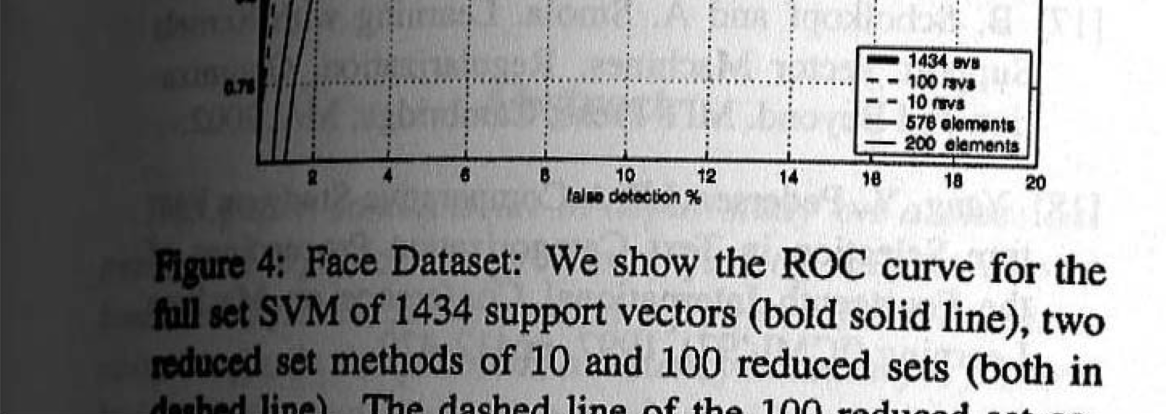
#> input picture Computer_Vision/Reference/Implementation /data/doc_1.png, 2332 x 828 px (shown at 1/2 size)
$ jupyter execute 'Binarization of Badly Illuminated Document Images through Shading Estimation and Compensation.ipynb'   (shell and % lines are left out)
#> lines starting #> are read from the running program, lines starting #| are printed output that depends on the picture; long printed decimals are rounded
# Binarization of Badly Illuminated Document Images through Shading Estimation and Compensation

[cell 1]
import sys

import cv2
print("OpenCV version:", cv2.__version__)
import matplotlib.pyplot as plt
import matplotlib
print("Matplotlib.Pyplot", matplotlib.__version__)
import numpy as np
print("Numpy version:", np.__version__)

import math
from scipy import signal
import scipy

from mpl_toolkits.mplot3d import Axes3D
from matplotlib import cm
from matplotlib.ticker import LinearLocator, FormatStrFormatter

# 用于在 Jupyter Notebook 内部显示图片

def readRGB(filename: str):
    # 读入一个 RGB 图像
    blue, green, red = cv2.split( cv2.imread(filename) )
    return cv2.merge( (red, green, blue) )

def readGRAY(filename: str):
    # 读入一个单通道灰度图
#> called with filename = 'data/doc_1.png'
    return cv2.imread(filename, cv2.IMREAD_GRAYSCALE)
#> returned value: shape (828, 2332); min 0, max 255, mean 146

def show(pic_1, pic_2=None, pic_3=None, msg_1="Ori", msg_2="PIC_2", msg_3="PIC_3"):
    # 未优化
    # 传入图片均为 灰度图像
    if pic_3 is None:
        if pic_2 is None:
            plt.figure(figsize=(10, 10))
            plt.imshow(pic_1, cmap='gray')
            plt.title(msg_1)
            plt.xticks([])
            plt.yticks([])
            return
        else:
            plt.figure(figsize=(10, 10))
            plt.subplot(121)
            plt.imshow(pic_1, cmap='gray')
            plt.title(msg_1)
            plt.xticks([])
            plt.yticks([])
            plt.subplot(122)
            plt.imshow(pic_2, cmap='gray')
            plt.title(msg_2)
            plt.xticks([])
            plt.yticks([])
    else:
        plt.figure(figsize=(10, 10))
        plt.subplot(131)
        plt.imshow(pic_1, cmap='gray')
        plt.title(msg_1)
        plt.xticks([])
        plt.yticks([])
        plt.subplot(132)
        plt.imshow(pic_2, cmap='gray')
        plt.title(msg_2)
        plt.xticks([])
        plt.yticks([])
        plt.subplot(133)
        plt.imshow(pic_3, cmap='gray')
        plt.title(msg_3)
        plt.xticks([])
        plt.yticks([])
    plt.savefig('CV_TEST.png', dpi=500)

> 摘要：这篇文章介绍了一种二值化图片的方法：将文字从恶劣光照文档中提取出来；
- 文档通常在一个平整或光滑的表面；
- 背景颜色通常是均匀的；
我们可以使用平滑多项式曲面对照明不良的文档图像进行二值化，从而估计着色变化，并根据古籍的颜色不长

# Figure 1

[cell 2]
import matplotlib.pyplot as plt
from matplotlib import cm
from matplotlib.ticker import LinearLocator, FormatStrFormatter
import numpy as np
import cv2

fig = plt.figure(figsize=(10, 10))
ax = fig.add_subplot(projection='3d')

# Make data.
X = np.arange(0, 829, 1)
Y = np.arange(0, 829, 1)
X, Y = np.meshgrid(X, Y)
img = cv2.resize(readGRAY('data/doc_1.png'), (829, 829))

surf = ax.plot_surface(X, Y, img,

                       cmap=cm.gist_gray,
                       rstride = 10, cstride = 10,
                       linewidth=0,
                       antialiased=False
                      )

# Customize the z axis.
ax.set_zlim(0, 255)  # z轴的取值范围
ax.zaxis.set_major_locator(LinearLocator(10))
ax.zaxis.set_major_formatter(FormatStrFormatter('%d'))

ax.elev = 10
ax.azim = 240

ax.set_zlabel("Grayscale")
ax.set_xlabel("Columns")
ax.set_ylabel("Rows")

plt.show()
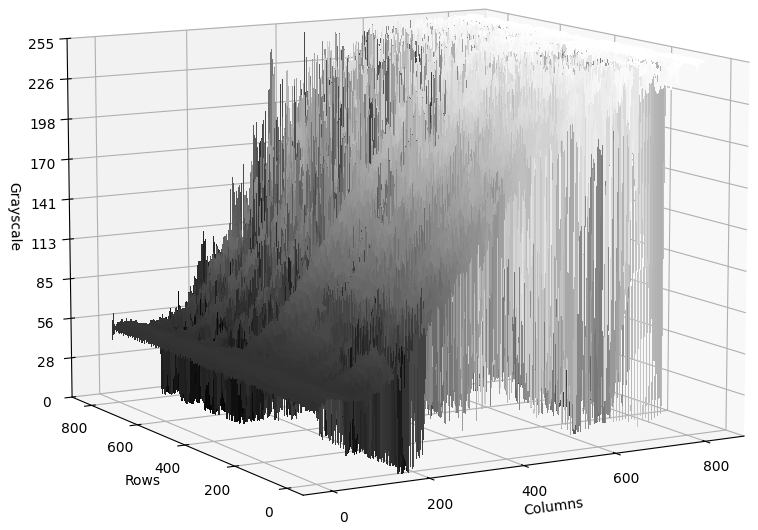
#> figure drawn by matplotlib, 1 panel

[cell 3]
show(img)

[cell 4]
def sgolay2d ( z, window_size, order, derivative=None):
    """
    """
#> called with window_size = 829, order = 3
    # number of terms in the polynomial expression
    n_terms = ( order + 1 ) * ( order + 2)  / 2.0

    if  window_size % 2 == 0:
        raise ValueError('window_size must be odd')

    if window_size**2 < n_terms:
        raise ValueError('order is too high for the window size')

    half_size = window_size // 2

    # exponents of the polynomial.
    # p(x,y) = a0 + a1*x + a2*y + a3*x^2 + a4*y^2 + a5*x*y + ...
    # this line gives a list of two item tuple. Each tuple contains
    # the exponents of the k-th term. First element of tuple is for x
    # second element for y.
    # Ex. exps = [(0,0), (1,0), (0,1), (2,0), (1,1), (0,2), ...]
    exps = [ (k-n, n) for k in range(order+1) for n in range(k+1) ]

    # coordinates of points
    ind = np.arange(-half_size, half_size+1, dtype=np.float64)
    dx = np.repeat( ind, window_size )
    dy = np.tile( ind, [window_size, 1]).reshape(window_size**2, )

    # build matrix of system of equation
    A = np.empty( (window_size**2, len(exps)) )
    for i, exp in enumerate( exps ):
        A[:,i] = (dx**exp[0]) * (dy**exp[1])

    # pad input array with appropriate values at the four borders
    new_shape = z.shape[0] + 2*half_size, z.shape[1] + 2*half_size
#> new_shape = (1657, 1657)
    Z = np.zeros( (new_shape) )
    # top band
    band = z[0, :]
#> band = 829 values, max 255 at index 650, min 0 at index 177, mean 163.3
    Z[:half_size, half_size:-half_size] =  band -  np.abs( np.flipud( z[1:half_size+1, :] ) - band )
    # bottom band
    band = z[-1, :]
#> band = 829 values, max 255 at index 690, min 0 at index 108, mean 110
    Z[-half_size:, half_size:-half_size] = band  + np.abs( np.flipud( z[-half_size-1:-1, :] )  -band )
    # left band
    band = np.tile( z[:,0].reshape(-1,1), [1,half_size])
    Z[half_size:-half_size, :half_size] = band - np.abs( np.fliplr( z[:, 1:half_size+1] ) - band )
    # right band
    band = np.tile( z[:,-1].reshape(-1,1), [1,half_size] )
    Z[half_size:-half_size, -half_size:] =  band + np.abs( np.fliplr( z[:, -half_size-1:-1] ) - band )
    # central band
    Z[half_size:-half_size, half_size:-half_size] = z

    # top left corner
    band = z[0,0]
#> band = 49
    Z[:half_size,:half_size] = band - np.abs( np.flipud(np.fliplr(z[1:half_size+1,1:half_size+1]) ) - band )
    # bottom right corner
    band = z[-1,-1]
#> band = 254
    Z[-half_size:,-half_size:] = band + np.abs( np.flipud(np.fliplr(z[-half_size-1:-1,-half_size-1:-1]) ) - band )

    # top right corner
    band = Z[half_size,-half_size:]
#> band = 414 values, max 255 at index 3, min 17 at index 88, mean 233.5
    Z[:half_size,-half_size:] = band - np.abs( np.flipud(Z[half_size+1:2*half_size+1,-half_size:]) - band )
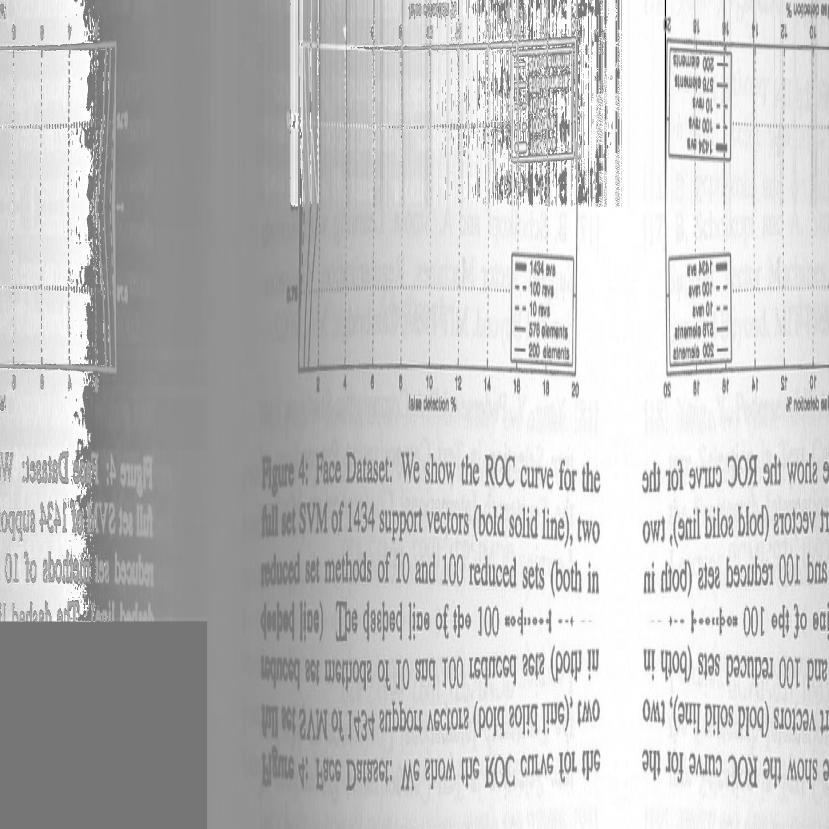
#> Z: shape (1657, 1657) float64 (shown at 1/2 size); min -220, max 255, mean 141.9; drawn with min black and max white
    # bottom left corner
    band = Z[-half_size:,half_size].reshape(-1,1)
#> band = 414 values, max 58 at index 3, min 49 at index 349, mean 51.51
    Z[-half_size:,:half_size] = band - np.abs( np.fliplr(Z[-half_size:, half_size+1:2*half_size+1]) - band )

    # solve system and convolve
    if derivative == None:
        m = np.linalg.pinv(A)[0].reshape((window_size, -1))
        return scipy.signal.fftconvolve(Z, m, mode='valid')
#> returned value: shape (829, 829) float64
    elif derivative == 'col':
        c = np.linalg.pinv(A)[1].reshape((window_size, -1))
        return scipy.signal.fftconvolve(Z, -c, mode='valid')
    elif derivative == 'row':
        r = np.linalg.pinv(A)[2].reshape((window_size, -1))
        return scipy.signal.fftconvolve(Z, -r, mode='valid')
    elif derivative == 'both':
        c = np.linalg.pinv(A)[1].reshape((window_size, -1))
        r = np.linalg.pinv(A)[2].reshape((window_size, -1))
        return scipy.signal.fftconvolve(Z, -r, mode='valid'), scipy.signal.fftconvolve(Z, -c, mode='valid')

[cell 5]
fig = plt.figure(figsize=(10, 10))

ax = fig.add_subplot(projection='3d')
# Make data.
X = np.arange(0, 829, 1)
Y = np.arange(0, 829, 1)
X, Y = np.meshgrid(X, Y)
img = cv2.resize(readGRAY('data/doc_1.png'), (829, 829))

img_f = sgolay2d( img, window_size=829, order=3)

surf = ax.plot_surface(X, Y, img_f,
                       #cmap=cm.coolwarm,
                       cmap=cm.gist_gray,
                       rstride = 10, cstride = 10,
                       linewidth=0,
                       antialiased=False
                      )

# Customize the z axis.
ax.set_zlim(0, 255)  # z轴的取值范围
ax.zaxis.set_major_locator(LinearLocator(10))
ax.zaxis.set_major_formatter(FormatStrFormatter('%d'))

ax.elev = 10
ax.azim = 240

ax.set_zlabel("Grayscale")
ax.set_xlabel("Columns")
ax.set_ylabel("Rows")

plt.show()

[cell 6]
pos = 511
plt.figure(figsize=(10, 10))
plt.plot(img_f[:][pos])
plt.plot(img[:][pos])
#> figure, not shown here; curve peaks at x = 828, y = 223.4; curve peaks at x = 826, y = 255

# Surface 2

[cell 7]
fig = plt.figure(figsize=(10, 10))

ax = fig.add_subplot(projection='3d')
# Make data.
X = np.arange(0, 829, 1)
Y = np.arange(0, 829, 1)
X, Y = np.meshgrid(X, Y)

img_ff = sgolay2d( img_f, window_size=829, order=3)

surf = ax.plot_surface(X, Y, img_ff,
                       #cmap=cm.coolwarm,
                       cmap=cm.gist_gray,
                       rstride = 10, cstride = 10,
                       linewidth=0,
                       antialiased=False
                      )

# Customize the z axis.
ax.set_zlim(0, 255)  # z轴的取值范围
ax.zaxis.set_major_locator(LinearLocator(10))
ax.zaxis.set_major_formatter(FormatStrFormatter('%d'))

ax.elev = 10
ax.azim = 240

ax.set_zlabel("Grayscale")
ax.set_xlabel("Columns")
ax.set_ylabel("Rows")

plt.show()

[cell 8]
pos = 511
plt.figure(figsize=(10, 10))
plt.plot(img_ff[:][pos], label="2nd")
plt.plot(img_f[:][pos], label="1st")
plt.plot(img[:][pos], label="Grayscale")
plt.legend()
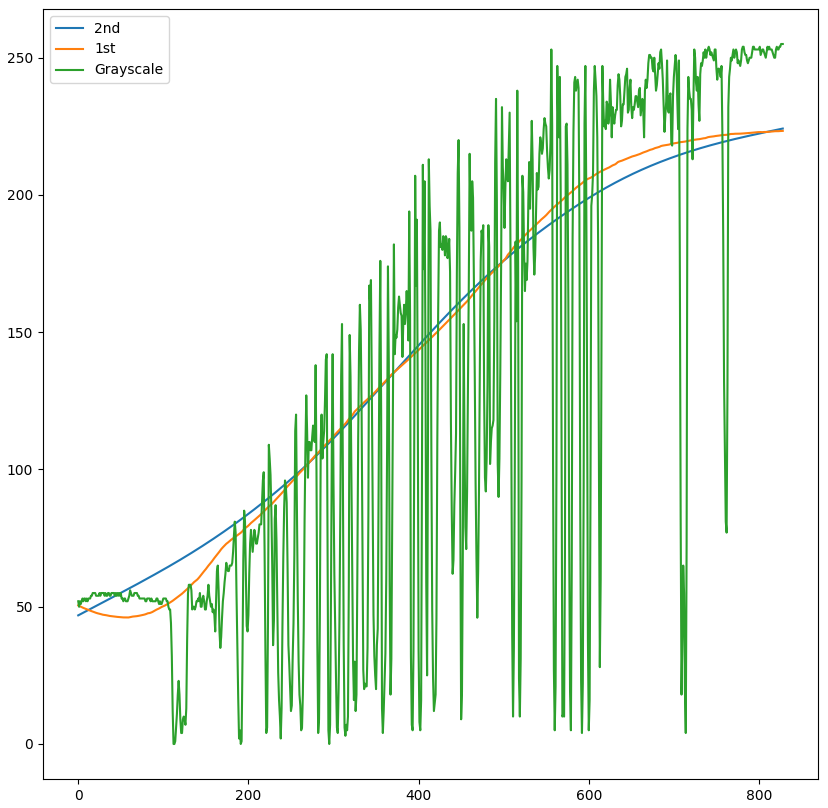
#> figure drawn by matplotlib, 1 panel; curve peaks at x = 828, y = 224.2; curve peaks at x = 828, y = 223.4; curve peaks at x = 826, y = 255

[cell 9]
row, col = img.shape
#> row = 829; col = 829
sum = 0
count = 0
for i in range(row):
    for j in range(col):
        temp = img_f[i][j] - img[i][j]
        if temp > 0:
            sum += temp
            count += 1
#> after the loop, count = 192273; sum = 10536064
K = sum / count
#> K = 54.8
print("The K is : ", K)
#| The K is :  54.797

test_1 = img.copy() # None background turn to 255
test_2 = img.copy() # None background turn to 0

for i in range(row):
    for j in range(col):
        if img_f[i][j] - img[i][j] < K:
            test_1[i][j] = 255
            test_2[i][j] = 0
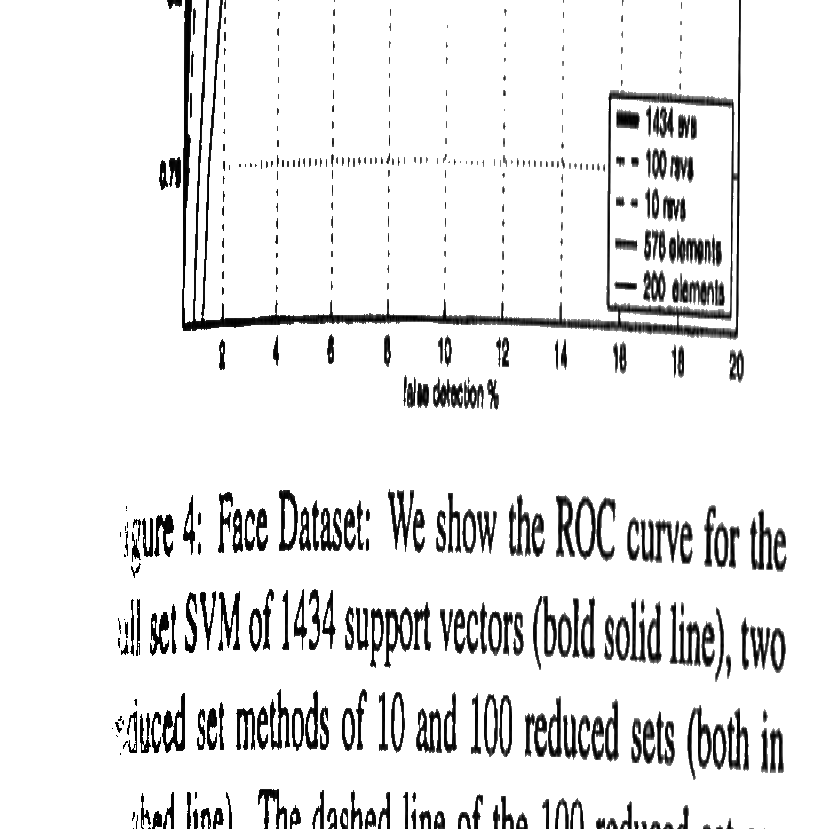
#> test_1: shape (829, 829); min 0, max 255, mean 232.5
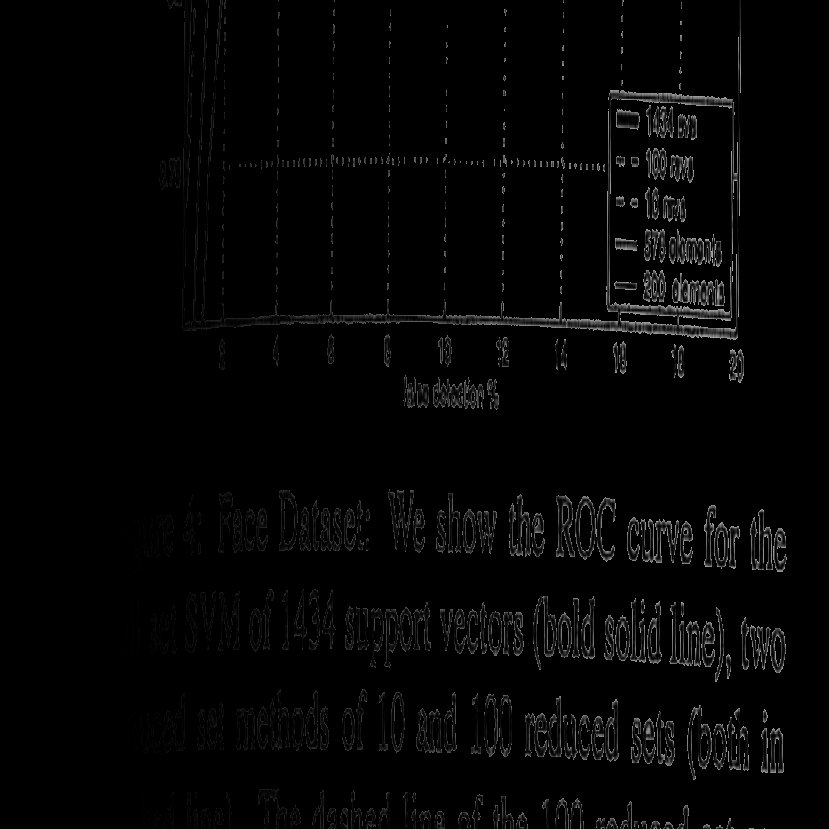
#> test_2: shape (829, 829); min 0, max 173, mean 4.6

test_1_f = sgolay2d( test_1, window_size=829, order=3)
#> call 3 of sgolay2d, with window_size = 829, order = 3
#> in sgolay2d (call 3), `band = z[0, :]`: band = 829 values, max 255 at index 0, min 0 at index 177, mean 245
#> in sgolay2d (call 3), `band = z[-1, :]`: band = 829 values, max 255 at index 0, min 0 at index 133, mean 189.7
#> in sgolay2d (call 3), `band = np.tile( z[:,0].reshape(-1,1), [1,half_size])`: band: shape (829, 414); every value is 255
#> in sgolay2d (call 3), `band = z[0,0]`: band = 255
#> in sgolay2d (call 3), `band = Z[half_size,-half_size:]`: band = 414 values, max 255 at index 0, min 17 at index 88, mean 252.8
#> in sgolay2d (call 3), `band = Z[-half_size:,half_size].reshape(-1,1)`: band = 414 values from 255 to 255
#> in sgolay2d (call 3), `return scipy.signal.fftconvolve(Z, m, mode='valid')`:
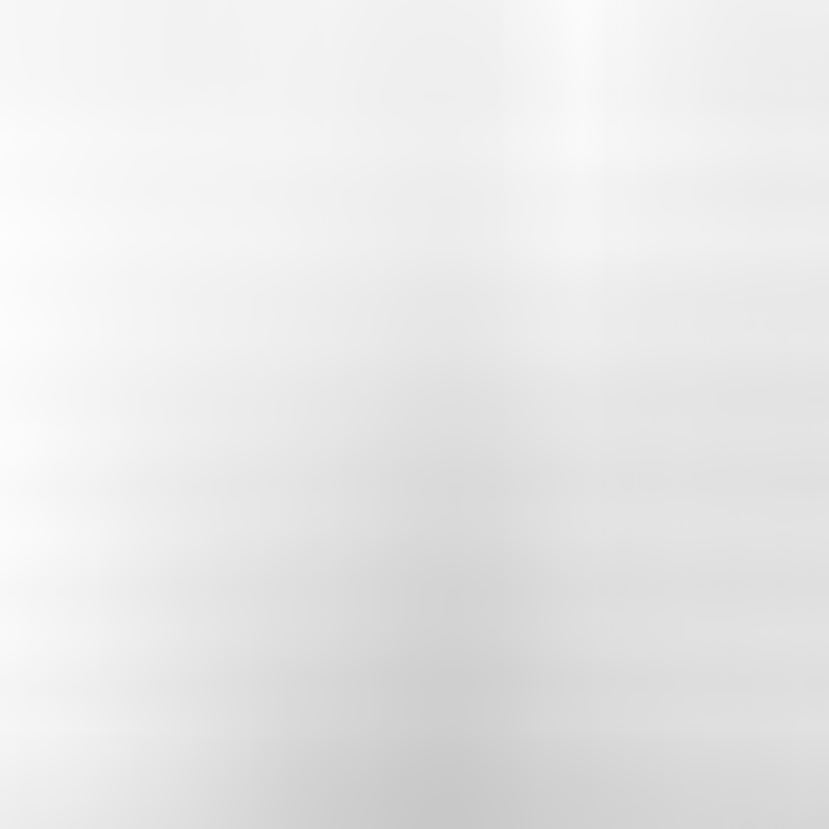
#> returned value: shape (829, 829) float64; min 200.1, max 253.2, mean 232.5
test_2_f = sgolay2d( test_2, window_size=829, order=3)
#> call 4 of sgolay2d, with window_size = 829, order = 3
#> in sgolay2d (call 4), `band = z[0, :]`: band = 829 values, max 143 at index 623, min 0 at index 0, mean 1.04
#> in sgolay2d (call 4), `Z[:half_size, half_size:-half_size] =  band -  np.abs( np.flipud( z[1:..`:
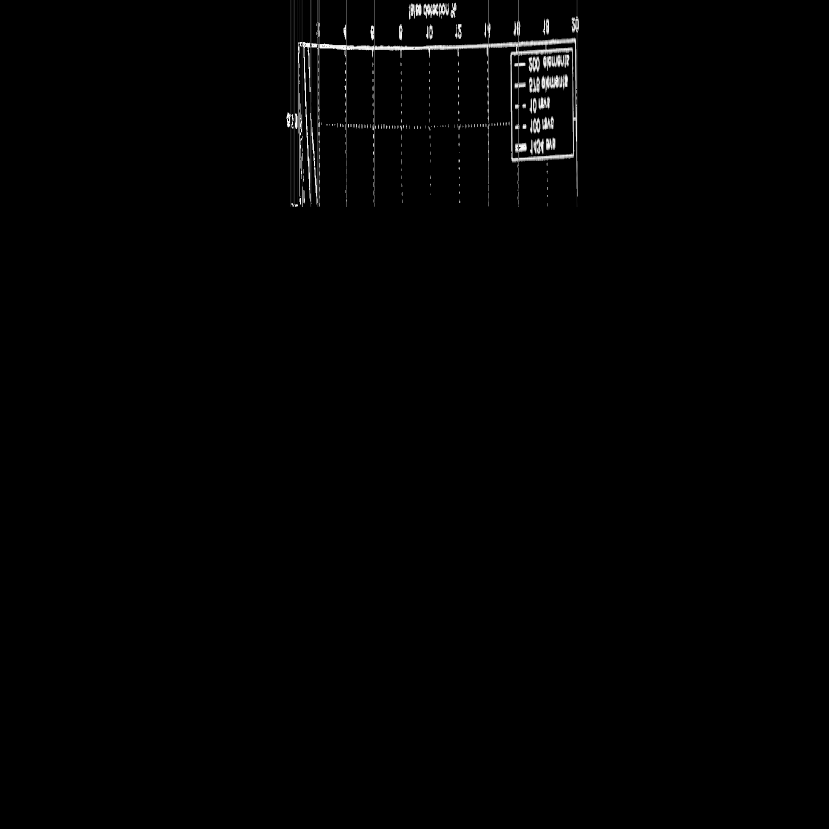
#> Z: shape (1657, 1657) float64 (shown at 1/2 size); min 0, max 255, mean 1.9
#> in sgolay2d (call 4), `band = z[-1, :]`: band = 829 values, max 153 at index 749, min 0 at index 0, mean 9.17
#> in sgolay2d (call 4), `band = z[0,0]`: band = 0
#> in sgolay2d (call 4), `band = Z[half_size,-half_size:]`: band = 414 values, max 143 at index 204, min 0 at index 0, mean 0.836
#> in sgolay2d (call 4), `band = Z[-half_size:,half_size].reshape(-1,1)`: band = 414 values from 0 to 0

test_3 = img.copy()

for i in range(row):
    for j in range(col):
        if img_f[i][j] - img[i][j] > K:
            test_3[i][j] = img_f[i][j]
        else:
            test_3[i][j] = img[i][j]

test_3_f = sgolay2d( test_3, window_size=829, order=3)

test_4 = img.copy()
for i in range(row):
    for j in range(col):
        if img_f[i][j] - img[i][j] < K:
            test_4[i][j] = img_f[i][j]
        else:
            test_4[i][j] = img[i][j]
test_4_f = sgolay2d( test_4, window_size=829, order=3)

test_5 = img.copy()
for i in range(row):
    for j in range(col):
        if img_f[i][j] - img[i][j] < K:
            test_5[i][j] = img_f[i][j]
        else:
            test_5[i][j] = -1
test_5_f = sgolay2d( test_5, window_size=829, order=3)

pos = 511
plt.figure(figsize=(10, 10))
# [5 lines of commented-out code are left out]
plt.plot(test_3_f[:][pos], label="test_3_f")
plt.plot(test_4_f[:][pos], label="test_4_f")
plt.plot(test_5_f[:][pos], label="test_5_f")

plt.plot(img[:][pos], label="Grayscale")
plt.legend()

[cell 10]
show(img, img_f, img - img_f)

[cell 11]
show(img, test_3_f, img - test_3_f)

[cell 12]
show(img, test_4_f, img - test_4_f)

[cell 13]
show(img, test_5_f, img - test_5_f)

[cell 14]
img_f_n = img.copy()
for i in range(row):
    for j in range(col):
        if test_3_f[i][j] > 0:
            img_f_n[i][j] = (img[i][j] - test_3_f[i][j]) / test_3_f[i][j]
        else:
            img_f_n[i][j] = -1

img_f_n_g = 255 * (img_f_n + 1)

pos = 511
plt.figure(figsize=(10, 10))
plt.plot(img_ff[:][pos], label="2nd")
plt.plot(img_f[:][pos], label="1st")

plt.plot(img_f_n[:][pos], label="img_f_n")
plt.plot(test_3_f[:][pos], label="test_3_f")
plt.plot(img_f_n_g[:][pos], label="img_f_n_g")

plt.legend()

[cell 15]
show(test_3_f, img)

[cell 16]
new = img.copy()
for i in range(row):
    for j in range(col):
        if test_3_f[i][j] - img[i][j] > K:
            new[i][j] = 0
        else:
            new[i][j] = 255
show(new, img)

[cell 17]
np.random.seed(12345)

x, y = np.mgrid[-5:6:.5, -5:6:.5]
z = y * np.sin(x) + x * np.cos(y)
zn = z + np.random.randn(*x.shape) * 2.

#zs = sgolay2.SGolayFilter2(window_size=9, poly_order=3)(zn)
win = zn.shape[0] -1
zs = sgolay2d(zn, 9, 3)

fig = plt.figure(figsize=(10, 10))
ax = fig.add_subplot(111, projection='3d')

ax.plot_wireframe(x, y, zn, linewidths=0.5, color='r')
ax.scatter(x, y, zn, s=5, c='r')

ax.plot_surface(x, y, zs, linewidth=0)
ax.plot_surface(x, y, z, color='y', linewidth=0, alpha=0.4)

plt.show()

[cell 18]
rand = np.random.randn(9, 9)
Mat = np.arange(1, 82, 1).reshape(9, 9) + rand


Mat_s = sgolay2d(Mat, 7, 3)
